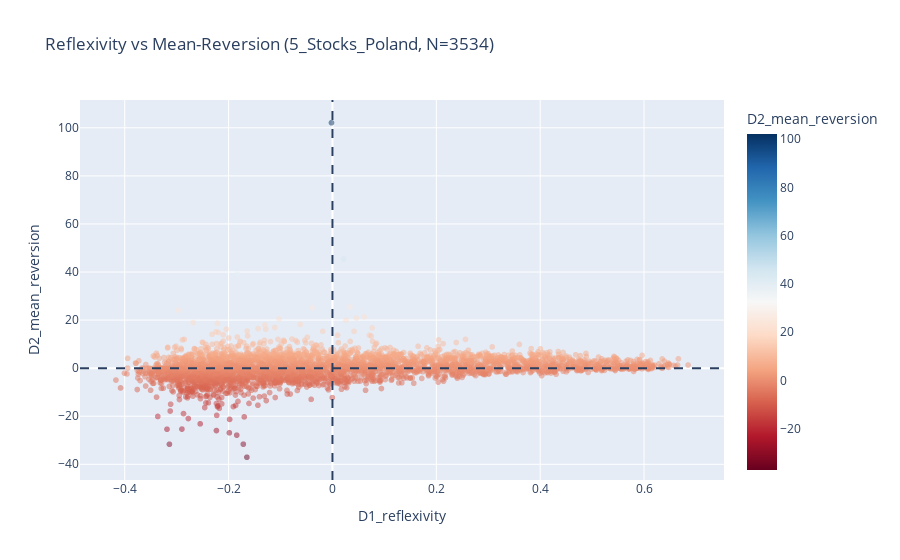
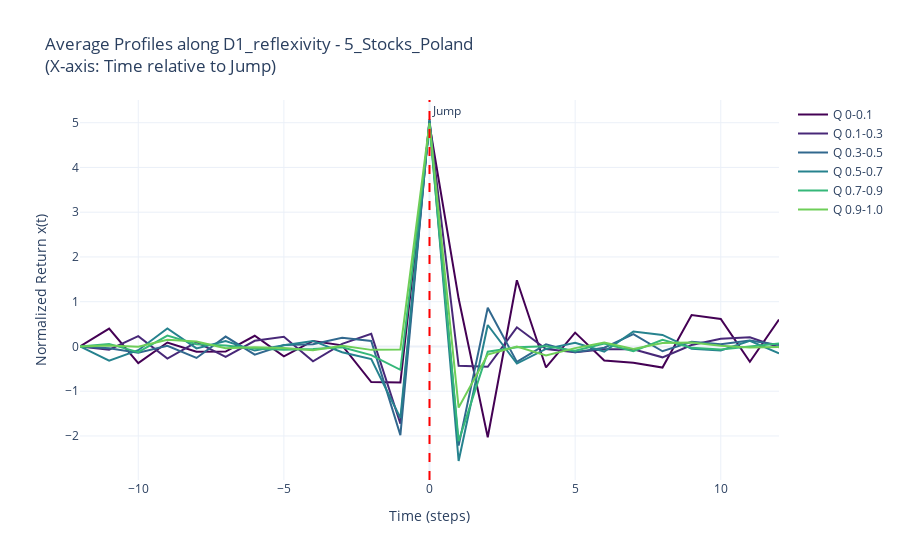
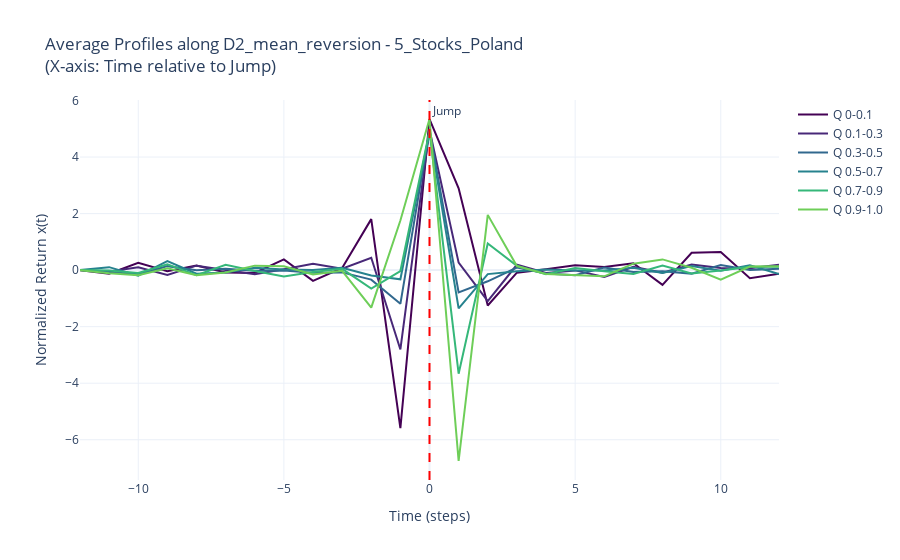

Source (notebook cell) for these figures, in order:
### Code cell
if __name__ == "__main__":
    main()

### Figure 1 — Plotly figure (JSON) as saved in the notebook; plotly's stock layout.template omitted (floating-point values rounded to 4 significant figures; data arrays with more than 128 entries replaced by an {"elided": "..."} marker saying what was removed)
{"data": [{"customdata": {"elided": "3534x2 str values"}, "hovertemplate": "D1_reflexivity=%{x}<br>D2_mean_reversion=%{marker.color}<br>ticker=%{customdata[0]}<br>timestamp=%{customdata[1]}<extra></extra>", "legendgroup": "", "marker": {"color": {"elided": "3534 float values"}, "coloraxis": "coloraxis", "opacity": 0.5, "symbol": "circle"}, "mode": "markers", "name": "", "showlegend": false, "type": "scattergl", "x": {"elided": "3534 float values"}, "xaxis": "x", "y": {"elided": "3534 float values"}, "yaxis": "y"}], "layout": {"coloraxis": {"colorbar": {"title": {"text": "D2_mean_reversion"}}, "colorscale": [[0, "rgb(103,0,31)"], [0.1, "rgb(178,24,43)"], [0.2, "rgb(214,96,77)"], [0.3, "rgb(244,165,130)"], [0.4, "rgb(253,219,199)"], [0.5, "rgb(247,247,247)"], [0.6, "rgb(209,229,240)"], [0.7, "rgb(146,197,222)"], [0.8, "rgb(67,147,195)"], [0.9, "rgb(33,102,172)"], [1, "rgb(5,48,97)"]]}, "legend": {"tracegroupgap": 0}, "shapes": [{"line": {"dash": "dash"}, "type": "line", "x0": 0, "x1": 0, "xref": "x", "y0": 0, "y1": 1, "yref": "y domain"}, {"line": {"dash": "dash"}, "type": "line", "x0": 0, "x1": 1, "xref": "x domain", "y0": 0, "y1": 0, "yref": "y"}], "title": {"text": "Reflexivity vs Mean-Reversion (5_Stocks_Poland, N=3534)"}, "xaxis": {"anchor": "y", "domain": [0, 1], "title": {"text": "D1_reflexivity"}}, "yaxis": {"anchor": "x", "domain": [0, 1], "title": {"text": "D2_mean_reversion"}}}}

### Figure 2 — Plotly figure (JSON) as saved in the notebook; plotly's stock layout.template omitted (floating-point values rounded to 4 significant figures)
{"data": [{"line": {"color": "#440154", "width": 2}, "mode": "lines", "name": "Q 0-0.1", "type": "scatter", "x": [-12, -11, -10, -9, -8, -7, -6, -5, -4, -3, -2, -1, 0, 1, 2, 3, 4, 5, 6, 7, 8, 9, 10, 11, 12], "y": [0.0, 0.399, -0.3737, 0.08707, -0.1192, -0.114, 0.2391, -0.2203, 0.1226, 0.02475, -0.7954, -0.8065, 4.954, 1.07, -2.03, 1.48, -0.4696, 0.3092, -0.3119, -0.3625, -0.4715, 0.7017, 0.6159, -0.3428, 0.5999]}, {"line": {"color": "#482878", "width": 2}, "mode": "lines", "name": "Q 0.1-0.3", "type": "scatter", "x": [-12, -11, -10, -9, -8, -7, -6, -5, -4, -3, -2, -1, 0, 1, 2, 3, 4, 5, 6, 7, 8, 9, 10, 11, 12], "y": [0.0, -0.07134, 0.2313, -0.2706, 0.09468, -0.2318, 0.1255, 0.2154, -0.3316, 0.05909, 0.2822, -1.728, 5.032, -0.4326, -0.455, 0.4279, -0.05797, -0.1276, -0.06255, -0.06282, -0.243, 0.0314, 0.1704, 0.2048, -0.0184]}, {"line": {"color": "#31688e", "width": 2}, "mode": "lines", "name": "Q 0.3-0.5", "type": "scatter", "x": [-12, -11, -10, -9, -8, -7, -6, -5, -4, -3, -2, -1, 0, 1, 2, 3, 4, 5, 6, 7, 8, 9, 10, 11, 12], "y": [0.0, -0.04152, -0.1386, 0.01479, -0.2572, 0.2206, -0.1816, 0.03024, 0.05105, 0.1933, 0.1229, -1.982, 5.083, -2.217, 0.8653, -0.3463, 0.04706, -0.1271, -0.02944, 0.2746, -0.1072, 0.1046, 0.04791, 0.1354, 0.03427]}, {"line": {"color": "#26828e", "width": 2}, "mode": "lines", "name": "Q 0.5-0.7", "type": "scatter", "x": [-12, -11, -10, -9, -8, -7, -6, -5, -4, -3, -2, -1, 0, 1, 2, 3, 4, 5, 6, 7, 8, 9, 10, 11, 12], "y": [0.0, -0.3154, -0.08395, 0.4026, -0.04241, 0.1218, -0.09224, 0.02475, 0.1237, -0.1299, -0.2835, -1.599, 5.05, -2.56, 0.4798, -0.3828, -0.05531, 0.08108, -0.1141, 0.3345, 0.2583, -0.05035, -0.09157, 0.1281, -0.1564]}, {"line": {"color": "#35b779", "width": 2}, "mode": "lines", "name": "Q 0.7-0.9", "type": "scatter", "x": [-12, -11, -10, -9, -8, -7, -6, -5, -4, -3, -2, -1, 0, 1, 2, 3, 4, 5, 6, 7, 8, 9, 10, 11, 12], "y": [0.0, 0.05682, -0.1263, 0.2446, 0.048, 0.02105, -0.0479, -0.07309, -0.0593, -0.01599, -0.1929, -0.5222, 4.917, -2.115, -0.1176, -0.01605, 0.007039, -0.09626, 0.06448, -0.1047, 0.1496, -0.03123, -0.06804, -0.007946, 0.06864]}, {"line": {"color": "#6ece58", "width": 2}, "mode": "lines", "name": "Q 0.9-1.0", "type": "scatter", "x": [-12, -11, -10, -9, -8, -7, -6, -5, -4, -3, -2, -1, 0, 1, 2, 3, 4, 5, 6, 7, 8, 9, 10, 11, 12], "y": [0.0, 0.02179, -0.007975, 0.1498, 0.1115, -0.03803, -0.01845, -0.0355, -0.08696, 0.01593, -0.07639, -0.06603, 4.99, -1.365, -0.1796, -0.004453, -0.2037, -0.03772, 0.08527, -0.05788, 0.0792, 0.09026, 0.01557, -0.02284, -0.01035]}], "layout": {"annotations": [{"showarrow": false, "text": "Jump", "x": 0, "xanchor": "left", "xref": "x", "y": 1, "yanchor": "top", "yref": "y domain"}], "hovermode": "x unified", "shapes": [{"line": {"color": "red", "dash": "dash"}, "type": "line", "x0": 0, "x1": 0, "xref": "x", "y0": 0, "y1": 1, "yref": "y domain"}], "title": {"text": "Average Profiles along D1_reflexivity - 5_Stocks_Poland<br>(X-axis: Time relative to Jump)"}, "xaxis": {"title": {"text": "Time (steps)"}}, "yaxis": {"title": {"text": "Normalized Return x(t)"}}}}

### Figure 3 — Plotly figure (JSON) as saved in the notebook; plotly's stock layout.template omitted (floating-point values rounded to 4 significant figures)
{"data": [{"line": {"color": "#440154", "width": 2}, "mode": "lines", "name": "Q 0-0.1", "type": "scatter", "x": [-12, -11, -10, -9, -8, -7, -6, -5, -4, -3, -2, -1, 0, 1, 2, 3, 4, 5, 6, 7, 8, 9, 10, 11, 12], "y": [0.0, -0.1248, 0.2563, -0.03801, 0.1598, -0.08646, -0.09864, 0.3805, -0.3793, 0.07563, 1.804, -5.587, 5.344, 2.893, -1.251, -0.09153, 0.03151, 0.1693, 0.1122, 0.2454, -0.5201, 0.6131, 0.6423, -0.2886, -0.1278]}, {"line": {"color": "#482878", "width": 2}, "mode": "lines", "name": "Q 0.1-0.3", "type": "scatter", "x": [-12, -11, -10, -9, -8, -7, -6, -5, -4, -3, -2, -1, 0, 1, 2, 3, 4, 5, 6, 7, 8, 9, 10, 11, 12], "y": [0.0, -0.0515, 0.1038, -0.1705, 0.1583, -0.00848, -0.1489, 0.02756, 0.223, 0.05111, 0.4367, -2.807, 4.967, 0.2664, -1.093, 0.1897, -0.1039, -0.009676, -0.2399, 0.1144, -0.09373, 0.1945, 0.07863, 0.06723, 0.1895]}, {"line": {"color": "#31688e", "width": 2}, "mode": "lines", "name": "Q 0.3-0.5", "type": "scatter", "x": [-12, -11, -10, -9, -8, -7, -6, -5, -4, -3, -2, -1, 0, 1, 2, 3, 4, 5, 6, 7, 8, 9, 10, 11, 12], "y": [0.0, -0.08514, -0.1502, 0.1408, -0.005428, 0.04654, -0.01892, -0.01285, -0.09081, -0.08, -0.3364, -1.191, 4.941, -0.7865, -0.3948, 0.09029, -0.1174, -0.1835, 0.09022, -0.06828, -0.04078, -0.1236, 0.1824, 0.002743, 0.04915]}, {"line": {"color": "#26828e", "width": 2}, "mode": "lines", "name": "Q 0.5-0.7", "type": "scatter", "x": [-12, -11, -10, -9, -8, -7, -6, -5, -4, -3, -2, -1, 0, 1, 2, 3, 4, 5, 6, 7, 8, 9, 10, 11, 12], "y": [0.0, 0.1051, -0.2006, 0.3201, -0.1282, -0.0859, 0.07969, 0.0221, 0.0002841, 0.08489, -0.1896, -0.3249, 4.882, -1.351, -0.1404, -0.03605, 0.02154, -0.01122, -0.01461, 0.08664, -0.09908, 0.1475, -0.02287, 0.17, -0.1372]}, {"line": {"color": "#35b779", "width": 2}, "mode": "lines", "name": "Q 0.7-0.9", "type": "scatter", "x": [-12, -11, -10, -9, -8, -7, -6, -5, -4, -3, -2, -1, 0, 1, 2, 3, 4, 5, 6, 7, 8, 9, 10, 11, 12], "y": [0.0, -0.009962, -0.09804, 0.2038, -0.1763, 0.1875, -0.02774, -0.2248, -0.06317, 0.04607, -0.6532, -0.03242, 4.92, -3.665, 0.9428, 0.1495, -0.1431, 0.07722, -0.03655, -0.1389, 0.165, -0.1165, -0.01704, 0.1187, 0.1163]}, {"line": {"color": "#6ece58", "width": 2}, "mode": "lines", "name": "Q 0.9-1.0", "type": "scatter", "x": [-12, -11, -10, -9, -8, -7, -6, -5, -4, -3, -2, -1, 0, 1, 2, 3, 4, 5, 6, 7, 8, 9, 10, 11, 12], "y": [0.0, -0.1136, -0.1819, 0.06879, -0.1773, -0.08194, 0.1582, 0.1347, -0.157, -0.02527, -1.328, 1.757, 5.345, -6.752, 1.954, 0.1442, -0.1367, -0.1834, -0.2191, 0.2293, 0.3788, 0.08456, -0.335, 0.1263, 0.1372]}], "layout": {"annotations": [{"showarrow": false, "text": "Jump", "x": 0, "xanchor": "left", "xref": "x", "y": 1, "yanchor": "top", "yref": "y domain"}], "hovermode": "x unified", "shapes": [{"line": {"color": "red", "dash": "dash"}, "type": "line", "x0": 0, "x1": 0, "xref": "x", "y0": 0, "y1": 1, "yref": "y domain"}], "title": {"text": "Average Profiles along D2_mean_reversion - 5_Stocks_Poland<br>(X-axis: Time relative to Jump)"}, "xaxis": {"title": {"text": "Time (steps)"}}, "yaxis": {"title": {"text": "Normalized Return x(t)"}}}}
